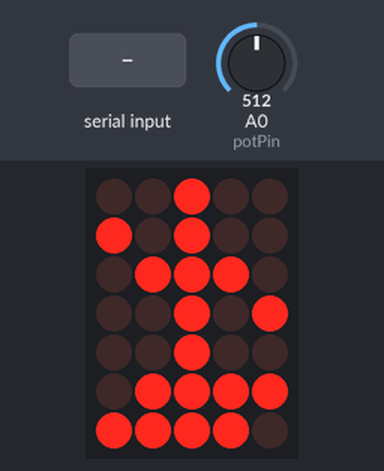
A sketch run on a simulated Arduino Uno, built with avr-gcc and run on an emulated ATmega328P. On the bench: 5×7 LED matrix. Wiring (inferred from the names in the program): LED matrix (orientation assumed): rows pin 2, pin 4, pin 5, pin 6, pin 8, pin 9, pin 13; columns pin 3, pin 10, pin 11, pin 12, pin 7. Inputs (shaded band) come from the test bench; at power-on: A0 (potPin) = 512. What the sketch prints to the serial monitor is not drawn.

Above: at 1.2 s.
1.3 s: "1" received over Serial
At 1.48 s:
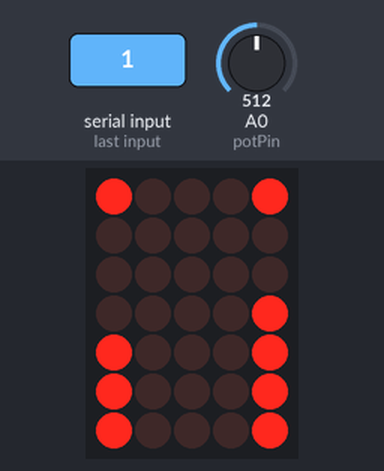
3.3 s: A0 (potPin) set to 659
4.8 s: A0 (potPin) set to 681
7.2 s: "2" received over Serial
At 7.47 s:
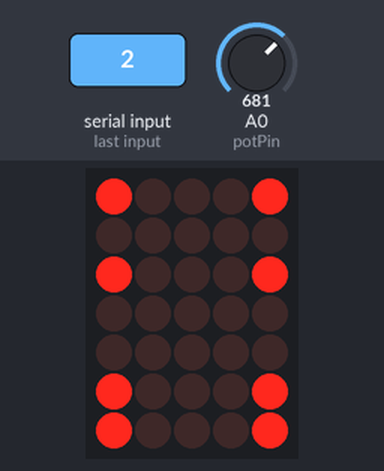

The sketch:

WeatherStation.ino
```cpp
/* weatherReceiver
 *
 *  CSE 132 - Assignment 10
 *
 *  Fill this out so we know whose assignment this is.
 *
 *  Name: Owen Auch
 *  WUSTL Key: 443774
 *
 *  Name:
 *  WUSTL Key:
 *
 */
const int potPin = A0;
int counter = 0;
char c = 0x04;
const int frame = 1;
//define led pins
const int row1 = 2;
const int row2 = 3;
const int row3 = 4;
const int row4 = 5;
const int row5 = 6;
const int row6 = 7;
const int row7 = 8;
const int col1 = 9;
const int col2 = 10;
const int col3 = 11;
const int col4 = 12;
const int col5 = 13;

const char MAGIC = 0x24;

#include "font.h"

void setup ()
{
  Serial.begin(9600);
  pinMode(row1, OUTPUT);
  pinMode(row2, OUTPUT);
  pinMode(row3, OUTPUT);
  pinMode(row4, OUTPUT);
  pinMode(row5, OUTPUT);
  pinMode(row6, OUTPUT);
  pinMode(row7, OUTPUT);
  pinMode(col1, OUTPUT);
  pinMode(col2, OUTPUT);
  pinMode(col3, OUTPUT);
  pinMode(col4, OUTPUT);
  pinMode(col5, OUTPUT);

  pinMode(A0, INPUT);
}

void loop ()
{
  readWeather();
}

void readWeather() {
  if (Serial.available() > 0) {
    //check for magic number -- transmit most significant first
    c = Serial.read();
    if (c == MAGIC) {
      c = (char) Serial.read();
    }
  }
  displayChar(c);
}

void displayChar(char c) {
  for (int x = 2; x < 9; x++) {
    digitalWrite(x, LOW);
  }
  for (int f = 9; f < 14; f++) {
    digitalWrite(f, HIGH);
  }
  int line = 0;
  switch (counter) {
    case 0:
      digitalWrite(col1, LOW);
      line = font_5x7[c][0];
      for (int r = 0; r < 7; r++) {
        if ((line >> (7-r)) & 1) {
          digitalWrite((r+2), HIGH);
        }
      }
      counter = 1;
      break;

    case 1:
      digitalWrite(col2, LOW);
      line = font_5x7[c][1];
      for (int r = 0; r < 7; r++) {
        if ((line >> (7-r)) & 1) {
          digitalWrite((r+2), HIGH);
        }
      }
      counter = 2;
      break;

    case 2:
      digitalWrite(col3, LOW);
      line = font_5x7[c][2];
      for (int r = 0; r < 7; r++) {
        if ((line >> (7-r)) & 1) {
          digitalWrite((r+2), HIGH);
        }
      }
      counter = 3;
      break;

    case 3:
      digitalWrite(col4, LOW);
      line = font_5x7[c][3];
      for (int r = 0; r < 7; r++) {
        if ((line >> (7-r)) & 1) {
          digitalWrite((r+2), HIGH);
        }
      }
      counter = 4;
      break;

    case 4:
      digitalWrite(col5, LOW);
      line = font_5x7[c][4];
      for (int r = 0; r < 8; r++) {
        if ((line >> (7-r)) & 1) {
          digitalWrite((r+2), HIGH);
        }
      }
      counter = 0;
      break;
  }

  delay(frame);
  stateSwitcher();
}

void stateSwitcher() {
  int potOutput = analogRead(potPin);
  if (potOutput < 333) {
    //digitalWrite(13, HIGH);
    Serial.write(MAGIC);
    Serial.write(0x01);
  }
  else if (potOutput >= 333 && potOutput <= 666) {
    //digitalWrite(13, HIGH);
    Serial.write(MAGIC);
    Serial.write(0x02);
  }
  else {
    digitalWrite(13, HIGH);
    Serial.write(MAGIC);
    Serial.write(0x03);
  }
}
```

Source omitted: font.h (data table, 3563 bytes)

Measured:
- after the input at 1.3 s, the display: changes after 0.08 s (image 1)
- after the input at 7.2 s, the display: first changes at once (image 2 shows a later state)
